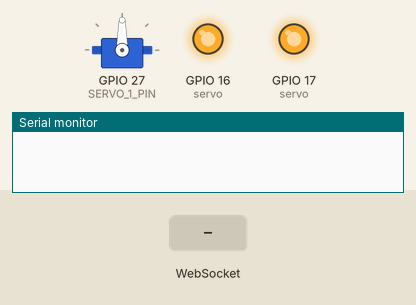
Recording of a sketch running on a simulated ESP32. Parts: servo, output pins drawn as LEDs (lit = HIGH), the last lines printed to the serial monitor. Inputs (shaded band) come from the test bench.

Above: at 1.2 s.
1.3 s: WebSocket text "5" received
At 2.5 s:
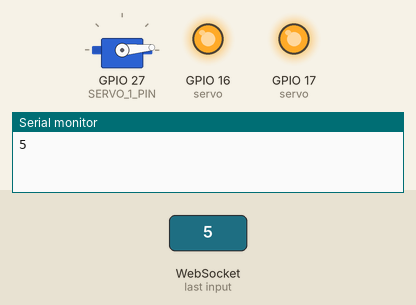
2.8 s: WebSocket text "200" received
At 3.7 s:
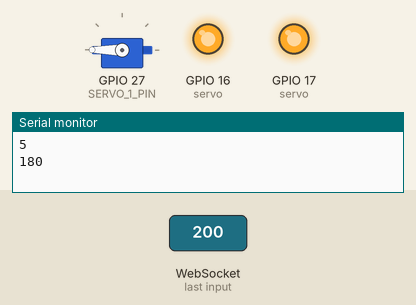
4.3 s: WebSocket text "90" received
At 4.8 s:
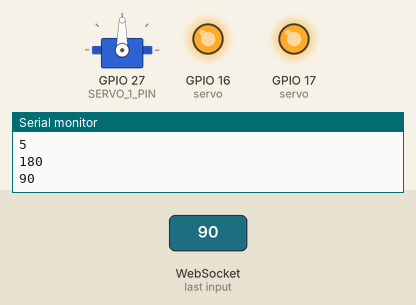
Timing chart, 0 to 7.3 s (numbered marks = the images above; inputs shaded):
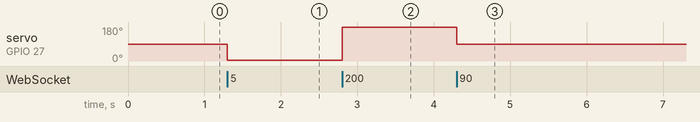

Measured:
- after the input at 1.3 s, servo on GPIO 27 (SERVO_1_PIN): 90° → 5° at once
- after the input at 2.8 s, servo on GPIO 27 (SERVO_1_PIN): 5° → 180° at once
- after the input at 4.3 s, servo on GPIO 27 (SERVO_1_PIN): 180° → 90° at once

The sketch:

HtmlController.ino
```cpp
#include <WiFi.h>
#include <WebServer.h>
#include <WebSocketsServer.h>
#include <ESP32Servo.h>

// Servo Configuration
#ifndef SERVO_1_PIN
#define SERVO_1_PIN 27  // Servo1 connected to pin 27
#endif
Servo servo1;

// AP Credentials
const char* ssid = "ServoAP";
const char* password = "";

// Web Server and WebSocket
WebServer server(80);
WebSocketsServer webSocket = WebSocketsServer(81);

// HTML Page with Slider
const char* html = R"rawliteral(
<!DOCTYPE html>
<html>
<head>
	<title>Servo Control</title>
	<meta name="viewport" content="width=device-width, initial-scale=1">
</head>
<body>
	<h1>Servo Control</h1>
	<input type="range" min="0" max="180" value="90" id="slider" style="width: 80%">
	<button onClick="servoSlam()">SLAM ATTACK!</button>

	<script>
		var socket = new WebSocket('ws://' + window.location.hostname + ':81/');
		var slider = document.getElementById('slider');

		slider.oninput = function() {
			socket.send(this.value);
		}

		function servoSlam() {
			// Start at top position (0°)
			socket.send("0");

			// Optional: Reset to ready position after attack
			setTimeout(() => { socket.send("180"); }, 600);
		}
	</script>
</body>
</html>
)rawliteral";

void webSocketEvent(uint8_t num, WStype_t type, uint8_t* payload, size_t length) {
	if(type == WStype_TEXT)
	{
		int angle = atoi((char*)payload);
		angle = constrain(angle, 0, 180);
		Serial.println(angle);
		servo1.write(angle);
	}
}

void servoSetup()
{
	// Enable power rails
	pinMode(16, OUTPUT);
	pinMode(17, OUTPUT);
	digitalWrite(16, HIGH);
	digitalWrite(17, HIGH);

	// Initialize servo
	servo1.setPeriodHertz(50);
	servo1.attach(SERVO_1_PIN, 500, 2500);
	servo1.write(90);
}

void setup()
{
	Serial.begin(115200);

	servoSetup();

	// Start AP
	WiFi.softAP(ssid, password);

	// Start Web Server
	server.on("/", []() {
			server.send(200, "text/html", html);
		});
	server.begin();

	// Start WebSocket
	webSocket.begin();
	webSocket.onEvent(webSocketEvent);
}

void loop() {
	server.handleClient();
	webSocket.loop();
}
```
